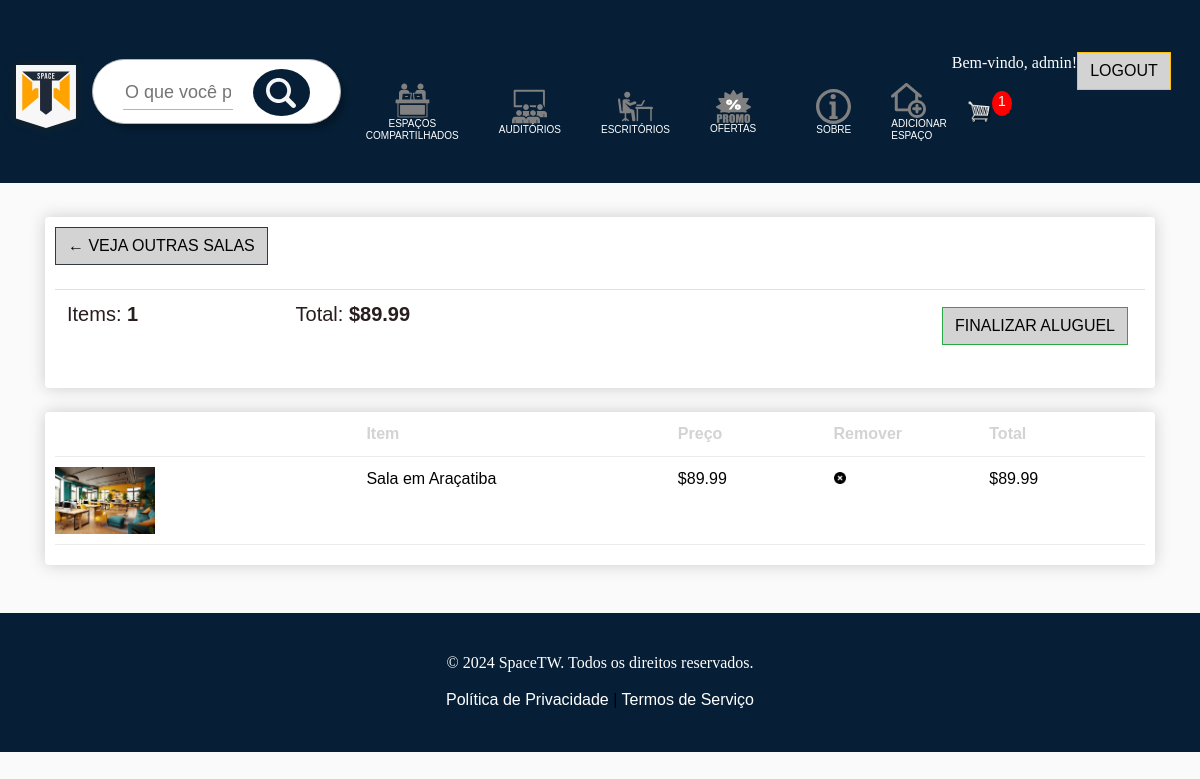
The app's page /cart/ (signed in), older data.
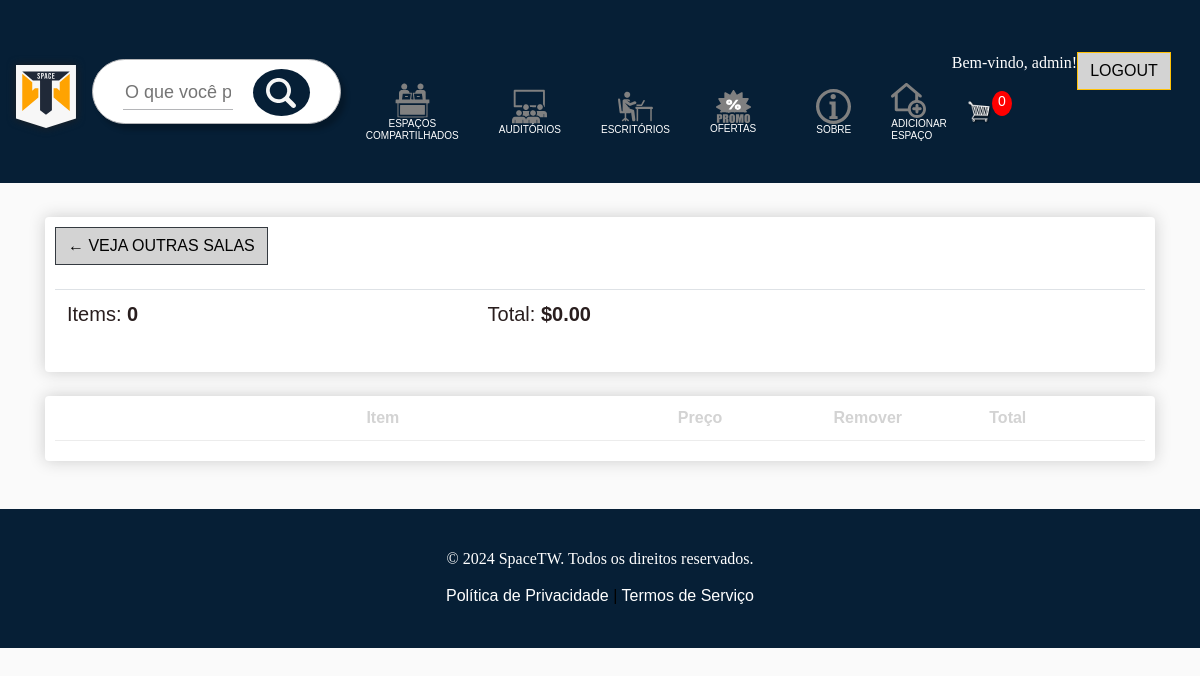
The same page, newer data.
### store/models.py (models this page shows, shortened)
class Order(models.Model):
	customer = models.ForeignKey(Customer, on_delete=models.SET_NULL, null=True, blank=True)
	date_ordered = models.DateTimeField(auto_now_add=True)
	complete = models.BooleanField(default=False)
	transaction_id = models.CharField(max_length=100, null=True)
	@property
	def get_cart_total(self):
		orderitems = self.orderitem_set.all()
		total = sum([item.get_total for item in orderitems])
		return total
	@property
	def get_cart_items(self):
		orderitems = self.orderitem_set.all()
		total = sum([item.quantity for item in orderitems])
		return total

class OrderItem(models.Model):
	product = models.ForeignKey(Product, on_delete=models.SET_NULL, null=True)
	order = models.ForeignKey(Order, on_delete=models.SET_NULL, null=True)
	quantity = models.IntegerField(default=0, null=True, blank=True)
	date_added = models.DateTimeField(auto_now_add=True)
	@property
	def get_total(self):
		total = self.product.price * self.quantity
		return total

class Product(models.Model):
    name = models.CharField(max_length=200)
    price = models.FloatField()
    digital = models.BooleanField(default=False, null=True, blank=True)
    image = models.ImageField(null=True, blank=True)
    link = models.CharField(max_length=200, null=True)
    on_sale = models.BooleanField(default=False)
    is_rented = models.BooleanField(default=False)
    SPACE_TYPES = [
        ('compartilhado', 'Espaço Compartilhado'),
        ('escritorio', 'Escritório'),
        ('auditorio', 'Auditório'),
    ]
    space_type = models.CharField(max_length=20, choices=SPACE_TYPES, default='escritorio')
    features = models.CharField(max_length=255, default='Nenhuma', blank=True)
    available_from = models.DateField(null=True, blank=True)
    available_to = models.DateField(null=True, blank=True)
    @property
    def imageURL(self):
        try:
            url = self.image.url
        except:
            url = ''
        return url

### store/views.py (the view)
# urls.py: path("cart/", views.cart, name="cart"),
def cart(request):
    data = cartData(request)
    cartItems = data["cartItems"]
    order = data["order"]
    items = data["items"]
    context = {"items": items, "order": order, "cartItems": cartItems}
    return render(request, "store/cart.html", context)

### store/utils.py (called while the page is built)
def cartData(request):
	if request.user.is_authenticated:
		customer = request.user.customer
		order, created = Order.objects.get_or_create(customer=customer, complete=False)
		items = order.orderitem_set.all()
		cartItems = order.get_cart_items
	else:
		cookieData = cookieCart(request)
		cartItems = cookieData['cartItems']
		order = cookieData['order']
		items = cookieData['items']
	return {'cartItems':cartItems ,'order':order, 'items':items}

### store/templates/store/cart.html
{% extends 'store/main.html' %}
{% load static %}
{% block content %}
	<div class="row">
		<div class="col-lg-12">
			<div class="box-element">
				<a  class="btn btn-outline-dark" href="{% url 'store' %}">&#x2190; Veja outras salas</a>
				<br>
				<br>
				<table class="table">
					<tr>
						<th><h5>Items: <strong>{{order.get_cart_items}}</strong></h5></th>
						<th><h5>Total:<strong> ${{order.get_cart_total|floatformat:2}}</strong></h5></th>
						<th>
							{% if order.get_cart_items > 0 %}
							<a  style="float:right; margin:5px;" class="btn btn-success" href="{% url 'checkout' %}">Finalizar aluguel</a>
							{% endif %}
						</th>
					</tr>
				</table>
			</div>
			<br>
			<div class="box-element">
				<div class="cart-row">
					<div style="flex:2"></div>
					<div style="flex:2"><strong>Item</strong></div>
					<div style="flex:1"><strong>Preço</strong></div>
					<div style="flex:1"><strong>Remover</strong></div>
					<div style="flex:1"><strong>Total</strong></div>
				</div>
				{% for item in items %}
				<div class="cart-row">
					<div style="flex:2"><img class="row-image" src="{{item.product.imageURL}}"></div>
					<div style="flex:2"><p>{{item.product.name}}</p></div>
					<div style="flex:1"><p>${{item.product.price|floatformat:2}}</p></div>
					<div style="flex:1">
						<div class="quantity">
							<img data-product="{{item.product.id}}" data-action="remove" class="chg-quantity update-cart" src="{% static  'images/remove.png' %}">
						</div>
					</div>
					<div style="flex:1"><p>${{item.get_total|floatformat:2}}</p></div>
				</div>
				{% endfor %}
			</div>
		</div>
	</div>
{% endblock content %}

### store/templates/store/main.html (shortened to what this page needs)
<!DOCTYPE html>
{% load static %}
<html>
<head>
	<link rel="stylesheet" href="https://stackpath.bootstrapcdn.com/bootstrap/4.4.1/css/bootstrap.min.css">
	<link rel="stylesheet" type="text/css" href="{% static 'css/main.css' %}">
</head>
<body>
	<nav class="navbar navbar-expand-lg navbar-dark bg-dark">
	  <div class="logo">
	  <a class="navbar-brand" href="{% url 'store' %}"><img src="{% static 'images/logo.svg' %}" alt=""></a>
	  </div>
	  <div class="collapse navbar-collapse" id="navbarSupportedContent">
		<div class="seach_bar">
			<form method="GET" action="{% url 'search_results' %}">
				<div class="barra">
					<input type="text" name="query" placeholder="O que você procura?">
				</div>
				<div class="lupa">
					<button type="submit">
						<img src="{% static 'images/lupa.svg' %}" alt="">
					</button>
				</div>
			</form>
		</div>
		<div class="categoria">
			<div class="imagem_categoria">
				<figure>
					<a href="{% url 'shared_space' %}"><img src="{% static 'images/coworking.svg' %}" alt=""><h6>ESPAÇOS<br>COMPARTILHADOS</h6></a>
				</figure>
				<figure>
					<a href="{% url 'auditorium_spaces' %}"><img src="{% static 'images/cinema.svg' %}" alt=""><h6>AUDITÓRIOS</h6></a>
				</figure>
				<figure>
					<a href="{% url 'office_spaces' %}"><img src="{% static 'images/trabalhador.svg' %}" alt=""><h6>ESCRITÓRIOS</h6></a>
				</figure>
				<figure>
					<a href="{% url 'store' %}"><img src="{% static 'images/promotion.svg' %}" alt=""><h6>OFERTAS</h6></a>
				</figure>
					<a href="{% url 'about' %}"><img src="{% static 'images/about.svg' %}" alt=""><h6>SOBRE</h6></a>
					{% if request.user.is_authenticated %}
					<a href="{% url 'create_room' %}">
						<img src="{% static 'images/house-add.svg' %}" alt="">
						<h6>ADICIONAR ESPAÇO</h6>
					</a>
					{% endif %}
			</div>
		</div>
	  </div>
	  <div class="form-inline my-2 my-lg-0">
		{% if request.user.is_authenticated %}
			<p class="text-white">Bem-vindo, {{ request.user.username }}!</p>
			<a href="{% url 'store_logout' %}" class="btn btn-warning">Logout</a>
		{% else %}
			<a href="{% url 'store_login' %}" class="btn btn-warning">Login</a>
			<a href="{% url 'register' %}" class="btn btn-success ml-2">Registrar</a>
		{% endif %}
		<a href="{% url 'cart' %}">
		   <img  id="cart-icon" src="{% static 'images/cart.png' %}">
	   </a>
	   <p id="cart-total">{{cartItems}}</p>
   </div>
	</nav>
    <div class="container">
            <br>
            {% block content %}
            {% endblock content %}
    </div>
	<footer class="bg-dark mt-5 p-4 text-center" style="color: white;">
		<p><h6>&copy; 2024 SpaceTW. Todos os direitos reservados.</h6></p>
		<p><a href="{% url 'privacy_policy' %}" style="color: white;">Política de Privacidade</a> | <a href="{% url 'terms_of_service' %}" style="color: white;">Termos de Serviço</a></p>
	</footer>
</body>
</html>

Row changes from the older to the newer data that the page shows:
removed OrderItem: product.imageURL (picture), product.name "Sala em Araçatiba", product.price "89.99", get_total "89.99"
computed for Order: get_cart_items "1" → "0"; get_cart_total "89.99" → "0.00"
Text that changed along with them:
{{ cartItems }}: "1" → "0"
text no longer shown: "FINALIZAR ALUGUEL"
